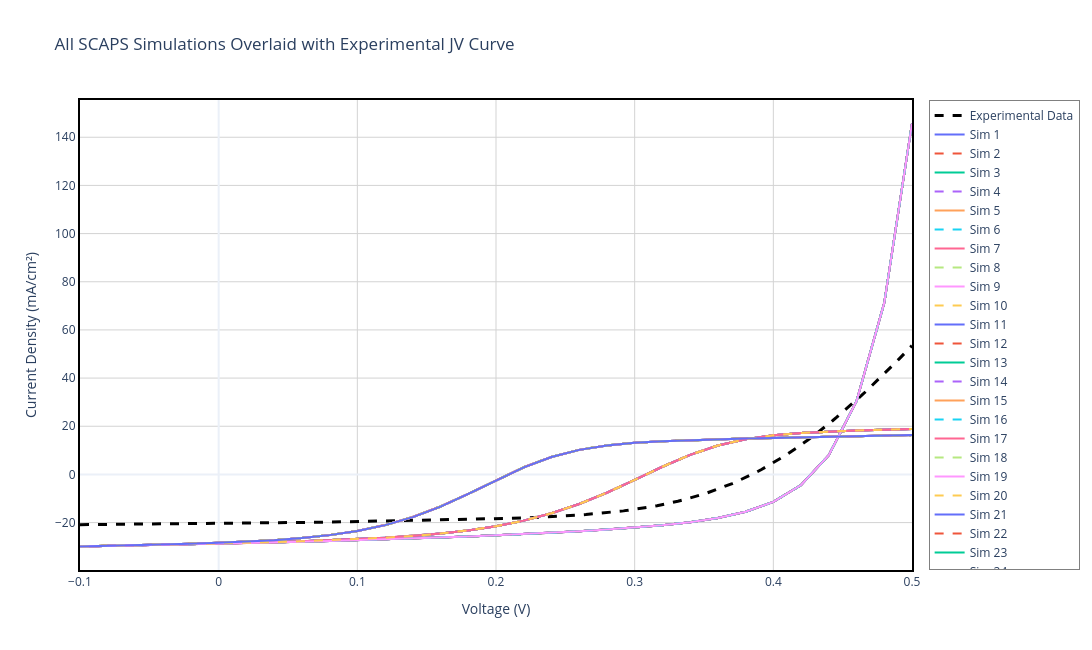

The cell this chart's notebook holds for it:
### Markdown cell above
## Section 3.1: Overlay Comparison - All Simulations vs Experimental Data

### Overview
This section provides a comprehensive visual comparison by overlaying all SCAPS simulation J-V curves on the same plot as the experimental data. This overlay approach allows for:

- **Direct shape comparison**: Visually assess which simulations best match the experimental curve shape
- **Parameter range assessment**: Understand the spread of voltages, currents, and fill factors across all simulations
- **Quality of model fit**: Quickly identify if any simulations closely track the experimental behavior across the full J-V range
- **Anomaly detection**: Spot simulations that deviate significantly from the general trend

This visualization complements the parameter-based matching in the following section and provides intuitive insight into device behavior.

### Code cell
# ------------------ PLOT 3.1: ALL SIMULATIONS + EXPERIMENTAL OVERLAY ------------------
fig_overlay = go.Figure()

# Add experimental data first (so it appears at the back)
fig_overlay.add_trace(go.Scatter(
    x=exp_data['v(V)'], 
    y=exp_data['jtot(mA/cm2)'], 
    mode='lines', 
    name='Experimental Data', 
    line=dict(color='black', width=3, dash='dash'),
    hovertemplate='<b>Experimental</b><br>V: %{x:.3f} V<br>J: %{y:.2f} mA/cm²<extra></extra>'
))

# Add all SCAPS simulations
colors = []
import plotly.express as px
color_palette = px.colors.qualitative.Plotly
for i, d in enumerate(scaps_data):
    v_filtered = d['v(V)']
    j_filtered = d['jtot(mA/cm2)']
    
    # Hover information
    hover_text = f"<b>{d['label']}</b><br>Voc: {d['Voc']:.3f} V<br>Jsc: {d['Jsc']:.2f} mA/cm²<br>FF: {d['FF']:.1f} %<br>η: {d['eta']:.2f} %"
    
    # Alternate between solid and dash line styles for better visibility
    line_dash = 'solid' if i % 2 == 0 else 'dash'
    line_color = color_palette[i % len(color_palette)]
    
    fig_overlay.add_trace(go.Scatter(
        x=v_filtered, 
        y=j_filtered, 
        mode='lines', 
        name=f"Sim {i+1}",
        line=dict(color=line_color, width=2, dash=line_dash),
        hovertemplate=hover_text + '<extra></extra>'
    ))

fig_overlay.update_xaxes(showline=True, linewidth=2, linecolor='black', mirror=True)
fig_overlay.update_yaxes(showline=True, linewidth=2, linecolor='black', mirror=True)
fig_overlay.update_layout(
    title='All SCAPS Simulations Overlaid with Experimental JV Curve',
    xaxis_title='Voltage (V)',
    yaxis_title='Current Density (mA/cm²)',
    hovermode='closest',
    template='plotly_white',
    width=1100,
    height=650,
    plot_bgcolor='white',
    xaxis=dict(showgrid=True, gridwidth=1, gridcolor='lightgray'),
    yaxis=dict(showgrid=True, gridwidth=1, gridcolor='lightgray'),
    legend=dict(
        x=1.02,
        y=1,
        xanchor='left',
        yanchor='top',
        bgcolor='rgba(255, 255, 255, 0.7)',
        bordercolor='gray',
        borderwidth=1
    )
)
fig_overlay.show()
fig_overlay.write_image(os.path.join(plots_dir, 'All_data_Comparison.png'), width=1100, height=650)

print(f"\n✅ Overlay plot created with {len(scaps_data)} simulations + 1 experimental curve")
print(f"✅ Saved Plot 3.1 to {plots_dir}/All_data_Comparison.png")
print(f"   Experimental range: V ∈ [{exp_data['v(V)'].min():.3f}, {exp_data['v(V)'].max():.3f}] V")
print(f"                       J ∈ [{exp_data['jtot(mA/cm2)'].min():.2f}, {exp_data['jtot(mA/cm2)'].max():.2f}] mA/cm²")
